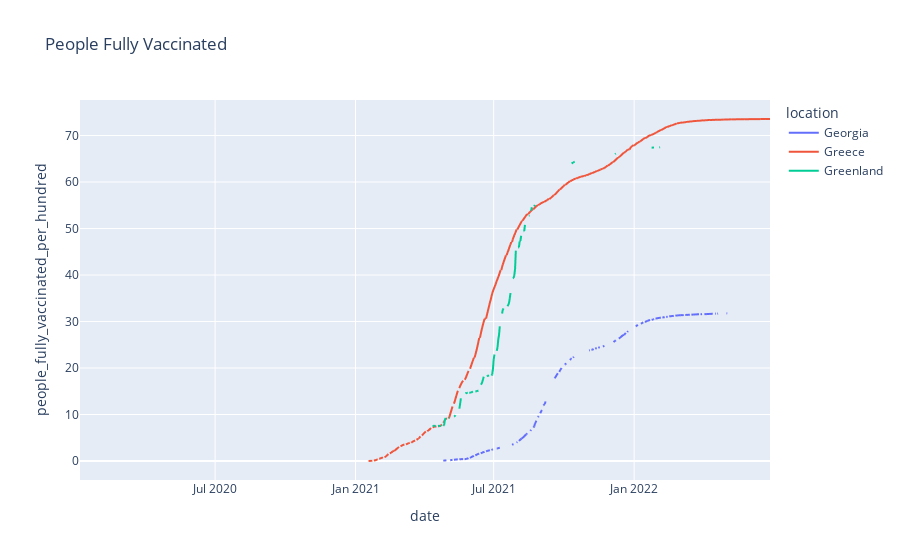

The code cell stored with this chart in its notebook:
### Code cell
fig = px.line(df_intermediate, x="date", y="people_fully_vaccinated_per_hundred", color='location', title='People Fully Vaccinated ')
fig.show()

### Figure 1 — Plotly figure (JSON) as saved in the notebook; plotly's stock layout.template omitted (floating-point values rounded to 4 significant figures; data arrays with more than 128 entries replaced by an {"elided": "..."} marker saying what was removed)
{"data": [{"hovertemplate": "location=Georgia<br>date=%{x}<br>people_fully_vaccinated_per_hundred=%{y}<extra></extra>", "legendgroup": "Georgia", "line": {"color": "#636efa", "dash": "solid"}, "marker": {"symbol": "circle"}, "mode": "lines", "name": "Georgia", "showlegend": true, "type": "scattergl", "x": {"elided": "854 str values"}, "xaxis": "x", "y": {"elided": "854 float values"}, "yaxis": "y"}, {"hovertemplate": "location=Greece<br>date=%{x}<br>people_fully_vaccinated_per_hundred=%{y}<extra></extra>", "legendgroup": "Greece", "line": {"color": "#EF553B", "dash": "solid"}, "marker": {"symbol": "circle"}, "mode": "lines", "name": "Greece", "showlegend": true, "type": "scattergl", "x": {"elided": "857 str values"}, "xaxis": "x", "y": {"elided": "857 float values"}, "yaxis": "y"}, {"hovertemplate": "location=Greenland<br>date=%{x}<br>people_fully_vaccinated_per_hundred=%{y}<extra></extra>", "legendgroup": "Greenland", "line": {"color": "#00cc96", "dash": "solid"}, "marker": {"symbol": "circle"}, "mode": "lines", "name": "Greenland", "showlegend": true, "type": "scattergl", "x": {"elided": "835 str values"}, "xaxis": "x", "y": {"elided": "835 float values"}, "yaxis": "y"}], "layout": {"autosize": true, "legend": {"title": {"text": "location"}, "tracegroupgap": 0}, "title": {"text": "People Fully Vaccinated "}, "xaxis": {"anchor": "y", "autorange": true, "domain": [0, 1], "range": ["2020-01-06", "2022-06-28"], "title": {"text": "date"}, "type": "date"}, "yaxis": {"anchor": "x", "autorange": true, "domain": [0, 1], "range": [-4.087, 77.65], "title": {"text": "people_fully_vaccinated_per_hundred"}, "type": "linear"}}}
